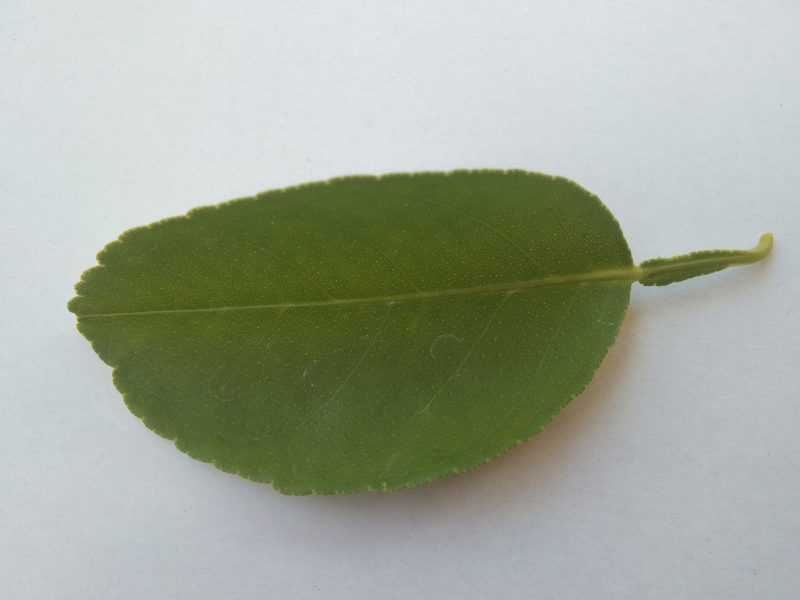
#> input picture image_fundamental/001.jpg, 1600 x 1200 px (shown at 1/2 size)
$ jupyter execute masking.ipynb   (shell and % lines are left out)
#> lines starting #> are read from the running program, lines starting #| are printed output that depends on the picture; after the words box and inside, x2 and y2 are one past the last pixel; in counts of white or black regions, pixels touching at a corner belong together
<a href="https://colab.research.google.com/github/FaizalBachtiar271/KecerdasanBuatan/blob/main/image_fundamental/masking.ipynb" target="_parent"></a>

[cell 1]
# import the necessary packages
from matplotlib import pyplot as plt
import numpy as np
import argparse
import cv2

[cell 2]
def plt_imshow(title, image):
	# convert the image frame BGR to RGB color space and display it
	image = cv2.cvtColor(image, cv2.COLOR_BGR2RGB)
	plt.imshow(image)
	plt.title(title)
	plt.grid(False)
	plt.show()

[cell 3]
# since we are using Jupyter Notebooks we can replace our argument
# parsing code with *hard coded* arguments and values
args = {
	"image": "001.jpg"
}

[cell 4]
# load the original input image and display it to our screen
image = cv2.imread(args["image"])
#> image is the input picture: shape (1200, 1600, 3); mean B, G, R 153.3, 168.1, 161
plt_imshow("Original", image)

# a mask is the same size as our image, but has only two pixel
# values, 0 and 255 -- pixels with a value of 0 (background) are
# ignored in the original image while mask pixels with a value of
# 255 (foreground) are allowed to be kept
mask = np.zeros(image.shape[:2], dtype="uint8")
cv2.rectangle(mask, (0, 90), (290, 450), 255, -1)
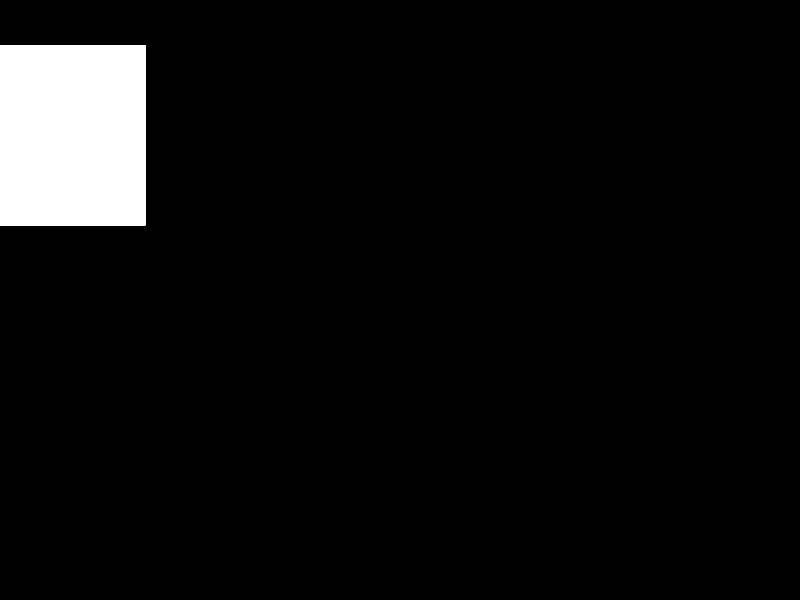
#> mask: shape (1200, 1600) (shown at 1/2 size); 5.5% white; 1 white region, box (x1, y1, x2, y2) and area: (0, 90, 291, 451) 105051
plt_imshow("Rectangular Mask", mask)

# apply our mask -- notice how only the person in the image is
# cropped out
masked = cv2.bitwise_and(image, image, mask=mask)
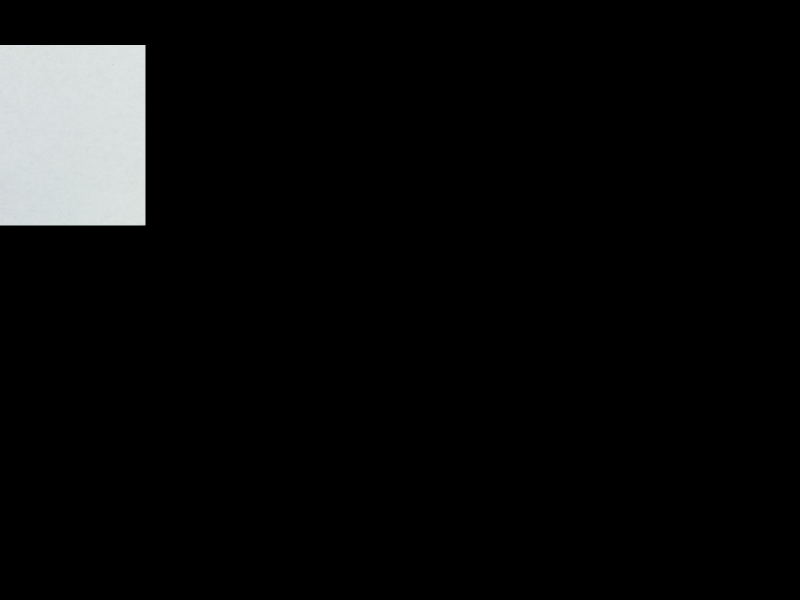
#> masked: shape (1200, 1600, 3) (shown at 1/2 size); mean B, G, R 12.2, 12.1, 11.8
plt_imshow("Mask Applied to Image", masked)

[cell 5]
# now, let's make a circular mask with a radius of 100 pixels and
# apply the mask again
mask = np.zeros(image.shape[:2], dtype="uint8")
cv2.circle(mask, (145, 200), 100, 255, -1)
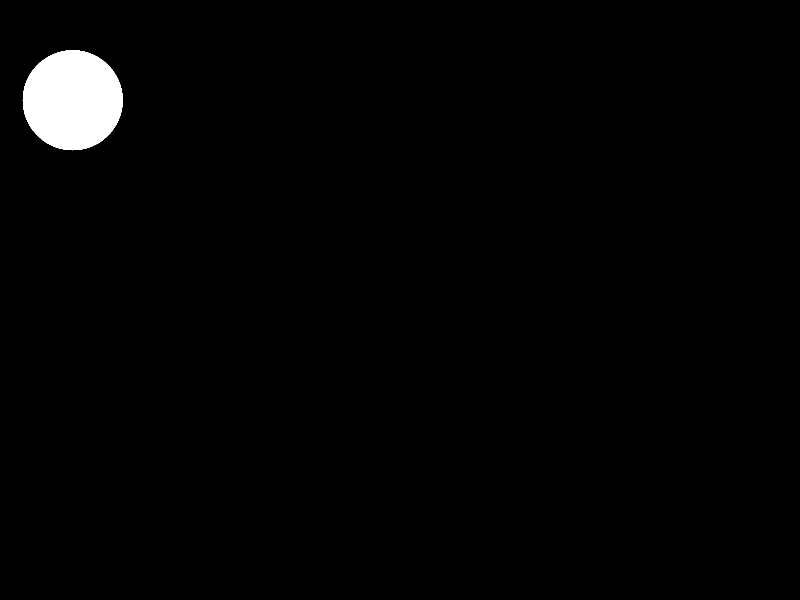
#> mask: shape (1200, 1600) (shown at 1/2 size); 1.6% white; 1 white region, box (x1, y1, x2, y2) and area: (45, 100, 246, 301) 31417
masked = cv2.bitwise_and(image, image, mask=mask)

# show the output images
plt_imshow("Circular Mask", mask)
plt_imshow("Mask Applied to Image", masked)
